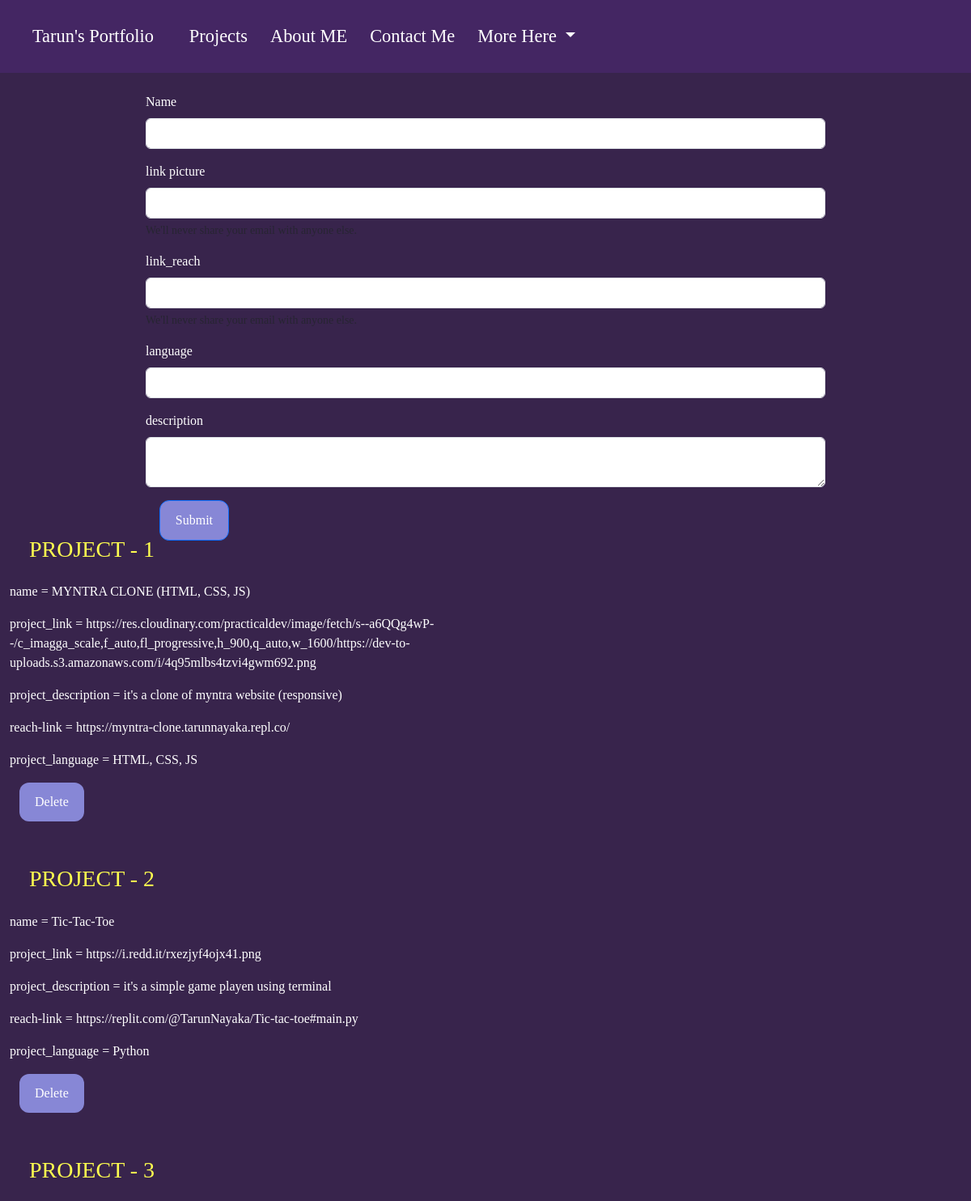
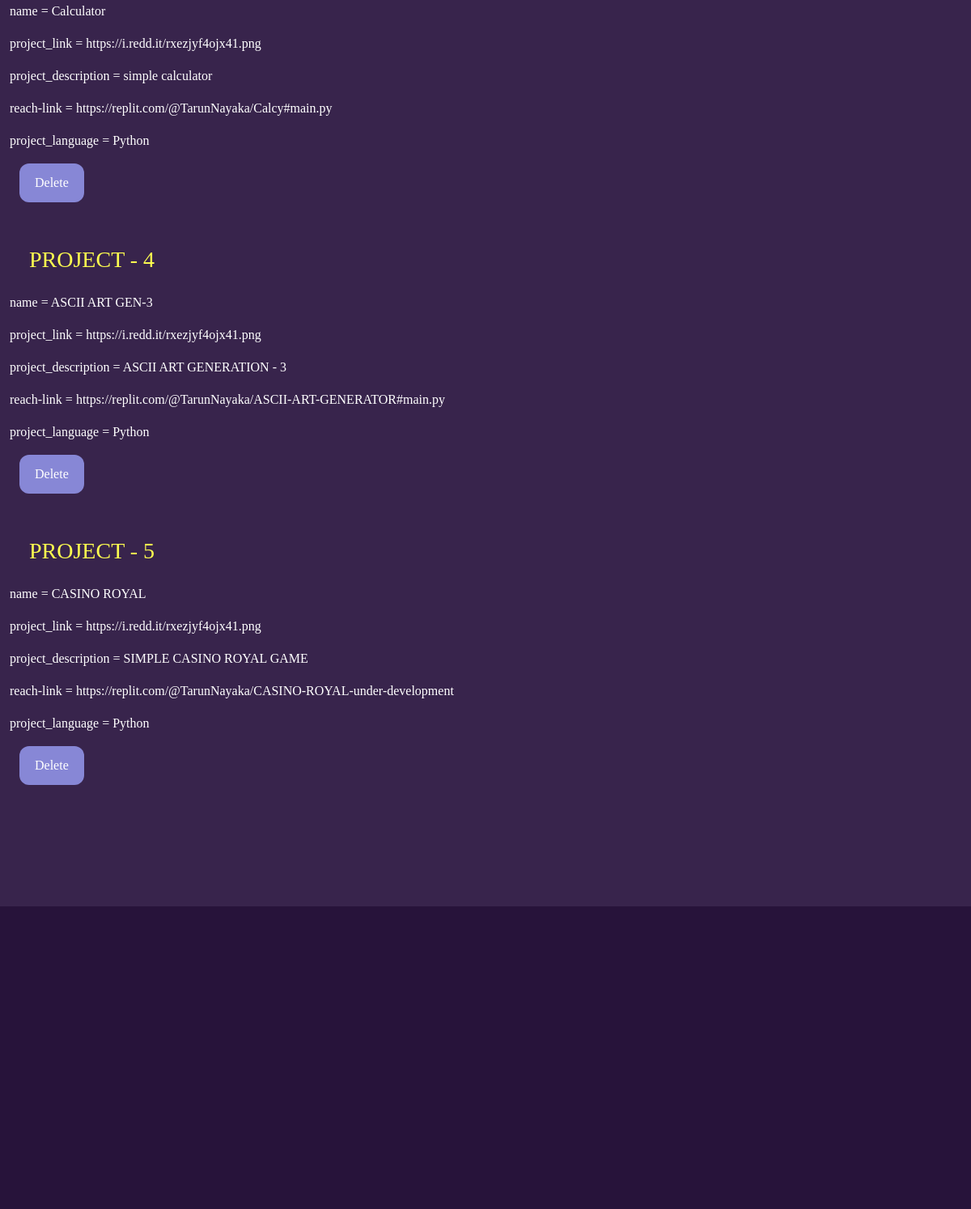
Screenshot of /upload with the database file from the repository (2 pictures, top to bottom).
### app.py (models this page shows, shortened)
class projectdb(db.Model):
    id = db.Column(db.Integer, primary_key=True)
    project_name = db.Column(db.String(500),nullable=False )
    project_language = db.Column(db.String(500),nullable=False )
    project_link = db.Column(db.String(500),nullable=False )
    project_reach_link = db.Column(db.String(500),nullable=False )
    project_description = db.Column(db.String(500),nullable=False )
    date_created = db.Column(db.DateTime, default=datetime.utcnow)

### app.py (the view)
@app.route("/upload")
def upload():
    info = projectdb(project_name="project_name", project_language="project_language",project_link ="project_link" , project_description= "project_description", project_reach_link="project_reach_link")
    allinfo = projectdb.query.all()
    return render_template('upload.html',allinfo= allinfo)

### templates/upload.html
{% extends 'base.html'%}
{% block body%}
<link rel="stylesheet" href="{{ url_for('static', filename='css/styles2.css') }}">
<form class="hidden form-admin" action="/project" method="POST">
    <div class="formdiv">
        <div class="mb-3">
            <label for="exampleInputPassword1" class="form-label">Name</label>
            <input type="text" class="form-control" name="project_name" id="exampleInputPassword1">
        </div>
        <div class="mb-3">
            <label for="exampleInputEmail1" class="form-label">link picture</label>
            <input type="text" class="form-control" id="exampleInputEmail1" name="project_link"
                aria-describedby="emailHelp">
            <div id="emailHelp" class="form-text">We'll never share your email with anyone else.</div>
        </div>
        <div class="mb-3">
            <label for="exampleInputEmail1" class="form-label">link_reach</label>
            <input type="text" class="form-control" id="exampleInputEmail1" name="project_reach_link"
                aria-describedby="emailHelp">
            <div id="emailHelp" class="form-text">We'll never share your email with anyone else.</div>
        </div>
        <div class="mb-3">
            <label for="exampleInputPassword1" class="form-label">language</label>
            <input type="text" class="form-control" name="project_language" id="exampleInputPassword1">
        </div>
        <div class="mb-3">
            <label for="exampleInputPassword1" class="form-label">description</label>
            <textarea type="text" class="form-control" name="project_desc" id="exampleInputPassword1" rows="2"
                cols="1"> </textarea>
        </div>
        <button type="submit" class="btn btn-primary">Submit</button>
    </div>
</form>
{% for info in allinfo %}
<div class="upld">
<H3 class="pro-slo">PROJECT - {{loop.index}}</H3>
<p class="upl"> name = {{info.project_name}}</p>
        <p class="upl"> project_link = {{info.project_link}}</p>
        <p class="upl"> project_description = {{info.project_description}}</p>
        <p class="upl"> reach-link = {{info.project_reach_link}}</p>
        <p class="upl"> project_language = {{info.project_language}}</p>
<a href="/deletee/{{info.id}}" type="button" class="btn-delete">Delete</button></a>
</div>
{% endfor %}
{% endblock %}

### templates/base.html (shortened to what this page needs)
<!DOCTYPE html>
<html lang="en">
<head>
    <link href="https://cdn.jsdelivr.net/npm/bootstrap@5.3.0/dist/css/bootstrap.min.css" rel="stylesheet"
>
    <link rel="stylesheet" href="{{ url_for('static', filename='css/styles.css') }}">
    <link rel="stylesheet" href="{{ url_for('static', filename='css/styles2.css') }}">
</head>
<body>
    <header>
        <nav class=" nav-link navbar  navbar-expand-lg sticky-top navbar-custom  hidden ">
            <div class="container-fluid hidden">
              <a class="navbar-brand nav-link" href="/">Tarun's Portfolio</a>
              <div class="collapse navbar-collapse hidden bgcol" id="navbarNavDropdown">
                <ul class="navbar-nav hidden bgcol">
                  <li class="nav-item">
                    <a class="nav-link active" aria-current="page" href="{{ url_for('project') }}">Projects</a>
                  </li>
                  <li class="nav-item">
                    <a class="nav-link" href="{{ url_for('about') }}">About ME</a>
                  </li>
                  <li class="nav-item">
                    <a class="nav-link" href="{{ url_for('contact') }}">Contact Me</a>
                  </li>
                  <li class="nav-item dropdown">
                    <a class="nav-link dropdown-toggle" href="#" role="button" data-bs-toggle="dropdown" aria-expanded="false">
                      More Here
                    </a>
                  </li>
                </ul>
              </div>
            </div>
          </nav>
          {% block body%} {% endblock %}
          <footer>
        </footer>
                  </body>
                  </html>

### static/css/styles.css (style rules this page uses)
* { margin: 0; padding: 0; }
.nav-link { color: white !important; font-size: 1.4rem !important; padding: 14px 14px !important; }
body { background-color: rgb(56 36 76); font-family: cursive; color: white }
.navbar-custom { background-color: rgb(68 38 99); }
h3 { color: #ffff4f; }
.hidden { transition: all 1.2s; transform: translatex(-200px); opacity: 0; }
.show { transform: translatex(0px); opacity: 1; }
footer { bottom: 0; left: 0; right: 0; background: rgb(39 19 58); height: auto; width: 100vw; padding-top: 40px; color: #fff; margin-top: 10%; }
.form-admin { margin-bottom: 19%; }
.formdiv { width: 70vw; height: 40vh; margin-left: 15%; margin-right: 15%; margin-top: 2%; margin-bottom: 5%; }
.btn { text-decoration: none; color: white; background: #8787d6; margin-right: 92%; padding: 12px 19px; border-radius: 12px; margin-bottom: 10%; margin-left: 2%; }
.btn-delete { text-decoration: none; color: white; background: #8787d6; margin-right: 92%; padding: 12px 19px; border-radius: 12px; margin-bottom: 5%; margin-left: 2%; }

### static/css/styles2.css (style rules this page uses)
* { margin: 0; padding: 0; }
.upld { width: 50%; height: 50%; margin: 12px 12px; }
.pro-slo { color: #ffff4f; margin: 4%; }

### rows the page displays
projectdb: project_name "MYNTRA CLONE (HTML, CSS, JS)", project_link "https://res.cloudinary.com/practicaldev/image/fetch/s--a6QQg4wP--/c_imagga_scale,f_auto,fl_progressive,h_900,q_auto,w_1600/https://dev-to-uploads.s3.amazonaws.com/i/4q95mlbs4tzvi4gwm692.png", project_description "it's a clone of myntra website (responsive)", project_reach_link "https://myntra-clone.tarunnayaka.repl.co/", project_language "HTML, CSS, JS"
projectdb: project_name "Tic-Tac-Toe", project_link "https://i.redd.it/rxezjyf4ojx41.png", project_description "it's a simple game playen using terminal", project_reach_link "https://replit.com/@TarunNayaka/Tic-tac-toe#main.py", project_language "Python"
projectdb: project_name "Calculator", project_link "https://i.redd.it/rxezjyf4ojx41.png", project_description "simple calculator", project_reach_link "https://replit.com/@TarunNayaka/Calcy#main.py", project_language "Python"
projectdb: project_name "ASCII ART GEN-3", project_link "https://i.redd.it/rxezjyf4ojx41.png", project_description "ASCII ART GENERATION - 3", project_reach_link "https://replit.com/@TarunNayaka/ASCII-ART-GENERATOR#main.py", project_language "Python"
projectdb: project_name "CASINO ROYAL", project_link "https://i.redd.it/rxezjyf4ojx41.png", project_description "SIMPLE CASINO ROYAL GAME", project_reach_link "https://replit.com/@TarunNayaka/CASINO-ROYAL-under-development", project_language "Python"
